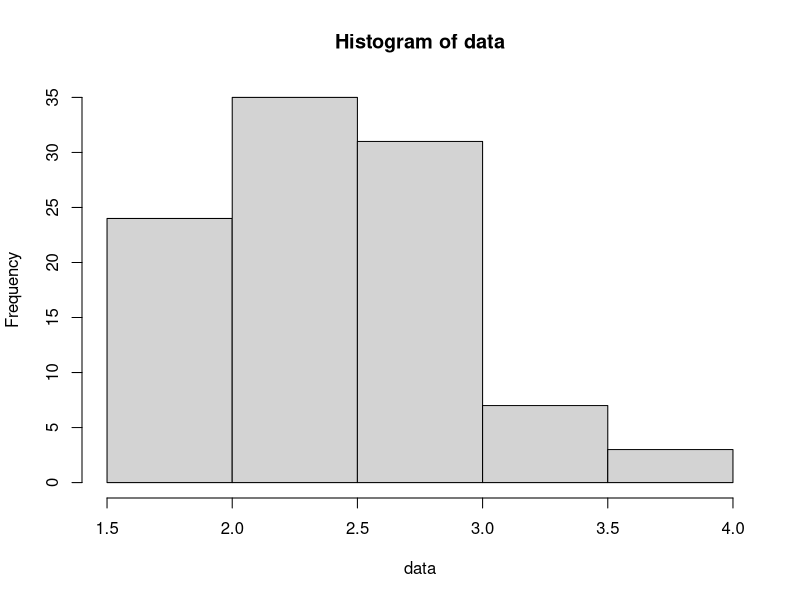

Reproduce this figure in R.
# Create a sequence of numbers between -10 and 10 incrementing by 0.1.

runif(10, min = -1, max = 1)

y<-rnorm(100, mean = 2.5, sd = 0.5) -> data
hist(data)
MASS::fitdistr(data, "normal")
# Choose the mean as 2.5 and standard deviation as 0.5.
#y <- dnorm(x, mean = 2.5, sd = 0.5)

print(length(y))

# Give the chart file a name.
png(file = "dnorm.png")

# R < scriptName.R --no-save  